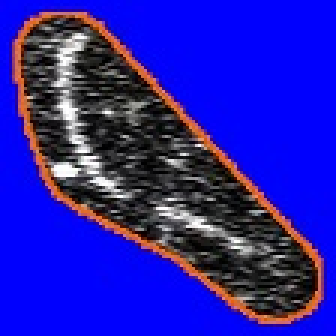
#> input picture Image Based Approach/29.jpg, 112 x 112 px (shown 3 times larger)
$ python extract_frames.py
#> lines starting #> are read from the running program, lines starting #| are printed output that depends on the picture; after the words box and inside, x2 and y2 are one past the last pixel; in counts of white or black regions, pixels touching at a corner belong together; pictures that were not available may be replaced by others from this repository, and a replacement may not be noted
#> in extract_frames, frame is the input picture: shape (112, 112, 3); mean B, G, R 171.6, 28.7, 37.4
import tqdm
import os
import cv2
import argparse
import numpy as np


def segfromframe(frame, img_dir):

#> called with img_dir = '../../test_frames_gray/29.jpg/0.jpg'
    hsv = cv2.cvtColor(frame, cv2.COLOR_BGR2HSV)
#> hsv: shape (112, 112, 3); mean H, S, V 100.1, 178.6, 181.3
    lower_orange = np.array([5, 195, 205])
    upper_orange = np.array([20, 255, 255])
    mask = cv2.inRange(hsv, lower_orange, upper_orange)
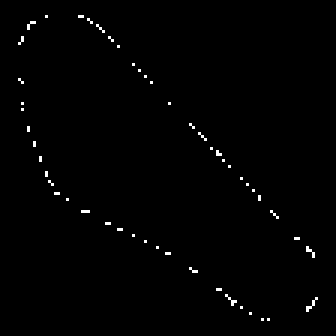
#> mask: shape (112, 112) (shown 3 times larger); 0.78% white in thin lines or dots, all inside (x1, y1, x2, y2) = (6, 5, 106, 107)


    im_floodfill = mask
    h, w = mask.shape[:2]
#> h = 112; w = 112
    masked = np.zeros((h+2, w+2), np.uint8)
    cv2.floodFill(im_floodfill, masked, (0,0), 255);
#> im_floodfill: shape (112, 112); every value is 255
    im_floodfill_inv = cv2.bitwise_not(im_floodfill)
#> im_floodfill_inv: shape (112, 112); every value is 0

    im_out = frame.copy()
    im_out[:,:,0] = im_floodfill_inv
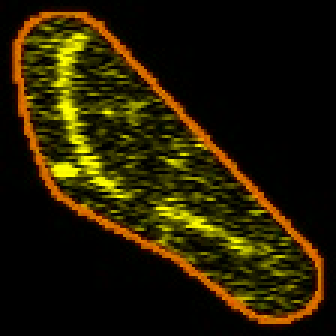
#> im_out: shape (112, 112, 3) (shown 3 times larger); mean B, G, R 0, 28.7, 37.4
    im_out[:,:,1] = im_floodfill_inv
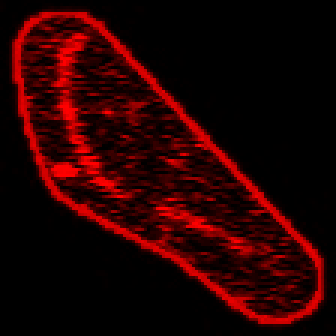
#> im_out: shape (112, 112, 3) (shown 3 times larger); mean B, G, R 0, 0, 37.4
    im_out[:,:,2] = im_floodfill_inv
#> im_out: shape (112, 112, 3); every value is 0

    im_out = frame & im_out

    cnts = cv2.findContours(im_floodfill_inv, cv2.RETR_EXTERNAL, cv2.CHAIN_APPROX_SIMPLE)
#> cnts = 0 contours
    cnts = cnts[0] if len(cnts) == 2 else cnts[1]
#> cnts = []
    cnts = sorted(cnts, key=cv2.contourArea, reverse=True)

    for c in cnts:
        x,y,w,h = cv2.boundingRect(c)
        ROI = im_out[y:y+h, x:x+w]
        ROI = cv2.cvtColor(ROI,cv2.COLOR_BGR2GRAY)
        ROI = cv2.medianBlur(ROI,5)
        break
#> this loop made 0 passes

    try:
    	return ROI
    except:
    	print("No contour found on the video in named " , img_dir)
    	return frame


def extract_frames(file_path, root_dir): # root_dir is something like "./your_folder_dir/dataset-name_frames"
    cap= cv2.VideoCapture(file_path)
    i=0
    while(cap.isOpened()):
        ret, frame = cap.read()
        if ret == False:
            break
        folder_name = root_dir+'/' + file_path.split('/')[-1].split('.mp4')[0]
        os.makedirs(folder_name, exist_ok=True)
        img_dir = folder_name+'/'+str(i)+'.jpg'
        frame = segfromframe(frame, img_dir)
        cv2.imwrite(img_dir,frame)
        i+=1

    cap.release()

if __name__ == "__main__":
    parser = argparse.ArgumentParser()
    parser.add_argument("--data_directory", type=str, default="", help="Path to the data folder")
    parser.add_argument("--dataset_name", type=str, default="../../test", help="Name of the dataset")
    opt = parser.parse_args()
    print(opt)

    dataset_name = opt.dataset_name
    dataset_directory = opt.data_directory+dataset_name
    frame_directory = dataset_directory+'_frames_gray'
    try:
    	all_videos = os.listdir(dataset_directory)
    except:
    	print("There is no directory named ", dataset_directory)
    	exit()
    os.makedirs(frame_directory, exist_ok=True)


    for each_video in tqdm.tqdm(all_videos, desc=f"processing total {len(all_videos)} videos"):
    	video_directory = dataset_directory+'/'+each_video
    	extract_frames(video_directory, frame_directory)

$ run again, on Image Based Approach/50.jpg
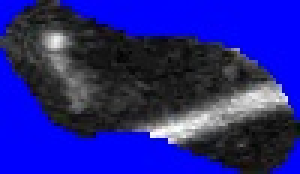
#> input picture Image Based Approach/50.jpg, 100 x 58 px (shown 3 times larger)
#> in extract_frames, frame is the input picture: shape (58, 100, 3); mean B, G, R 140.1, 33.4, 33.4
#> hsv: shape (58, 100, 3); mean H, S, V 83.6, 125.3, 140.7
#> mask: shape (58, 100); every value is 0
#> im_floodfill: shape (58, 100); every value is 255
#> in segfromframe, `im_out[:,:,0] = im_floodfill_inv`:
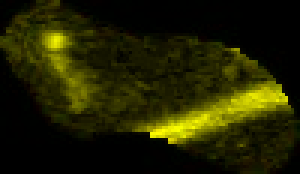
#> im_out: shape (58, 100, 3) (shown 3 times larger); mean B, G, R 0, 33.4, 33.4
#> in segfromframe, `im_out[:,:,1] = im_floodfill_inv`:
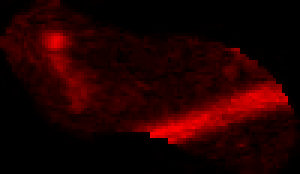
#> im_out: shape (58, 100, 3) (shown 3 times larger); mean B, G, R 0, 0, 33.4
#> in segfromframe, `cnts = cv2.findContours(im_floodfill_inv, cv2.RETR_EXTERNAL, cv2.CHAIN..`: cnts = 0 contours
#> in segfromframe, `cnts = cnts[0] if len(cnts) == 2 else cnts[1]`: cnts = []
